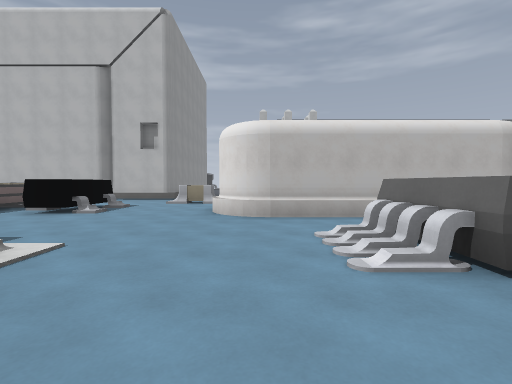
view 1 (above)

24 first-person views from a walk through a Godot game level. The camera is 1.3 m above the floor, tilts 2° down and sees 85° across. The floor is counted in squares, 1.8 m on a side. Each view is taken from the middle of a square. On the plan, view 1 faces up. The plan holds only what a view shows up to about 10 squares ahead; the rest is blank. The place goes on beyond the plan. Characters and animated objects are not drawn. Surface patterns are stand-ins for the level's own textures.

view 2
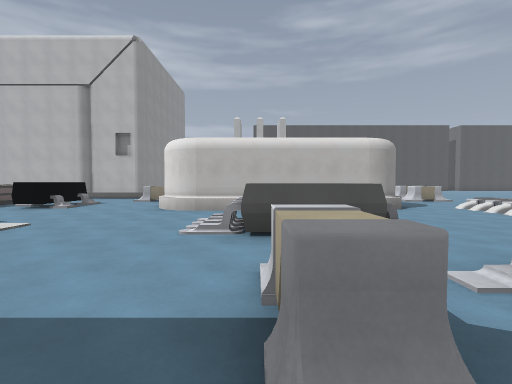

view 3
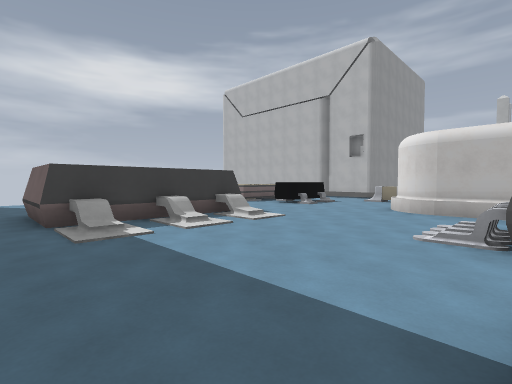

view 4
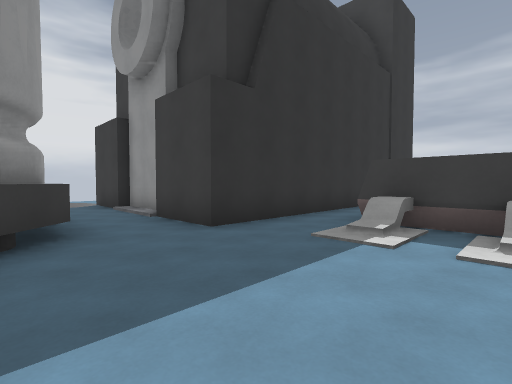

view 5
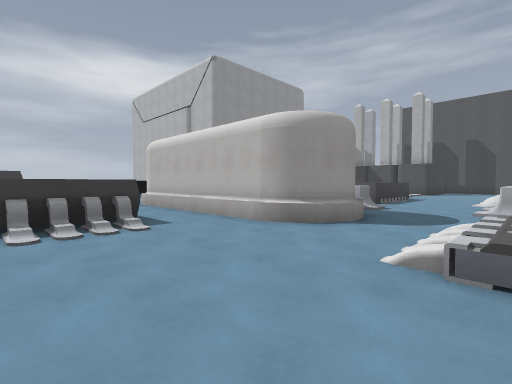

view 6
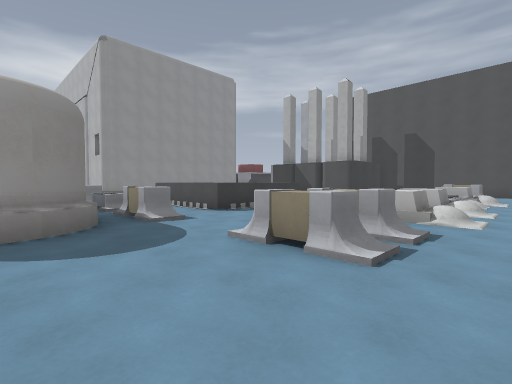

view 7
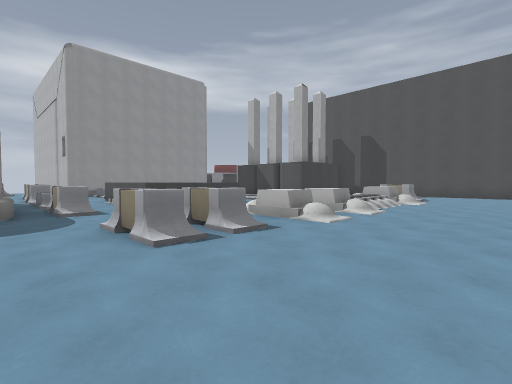

view 8
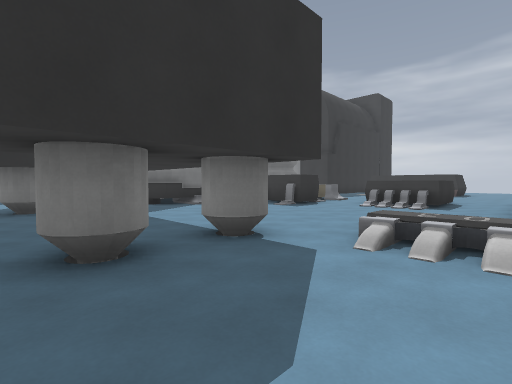

view 9
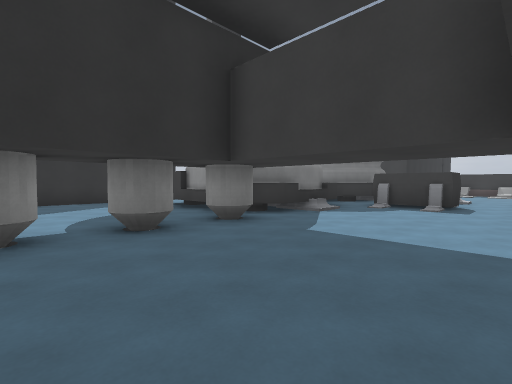

view 10
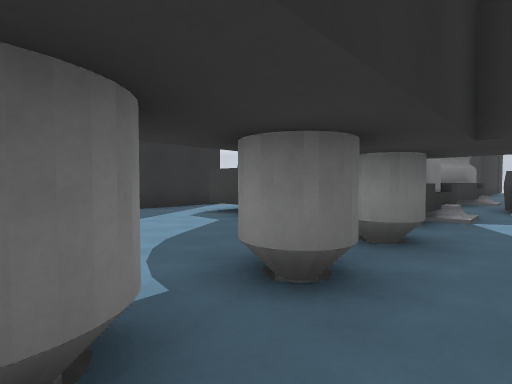

view 11
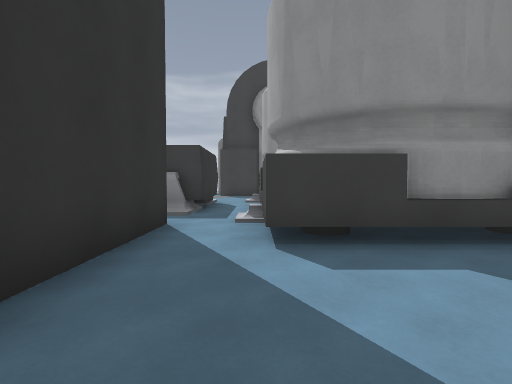

view 12
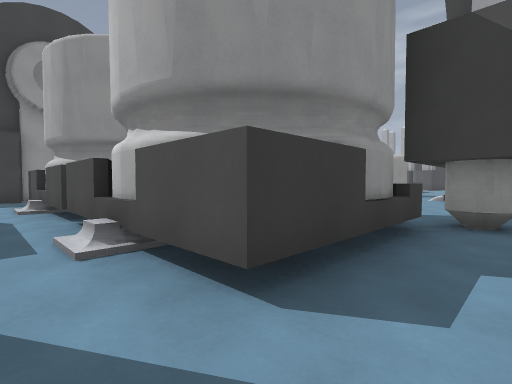

view 13
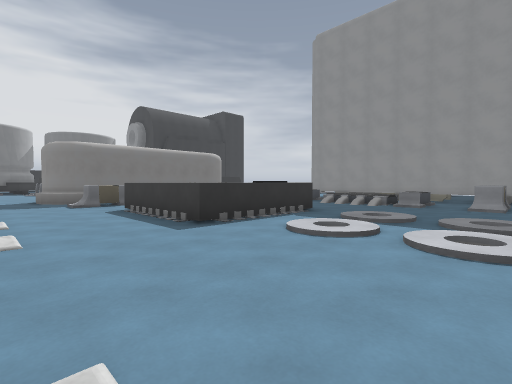

view 14
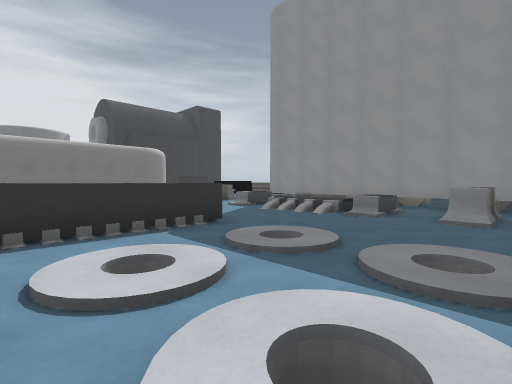

view 15
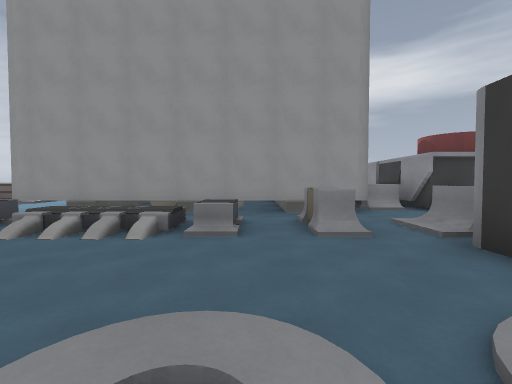

view 16
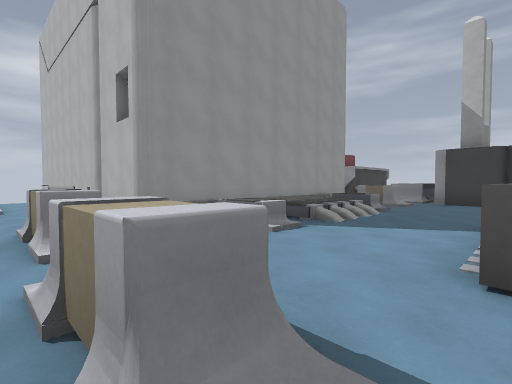

view 17
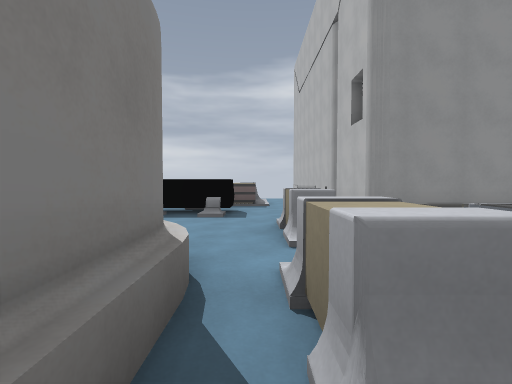

view 18
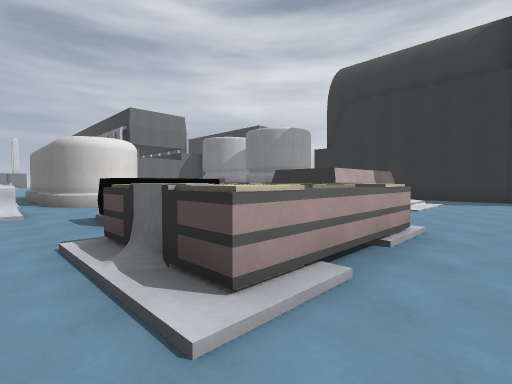

view 19
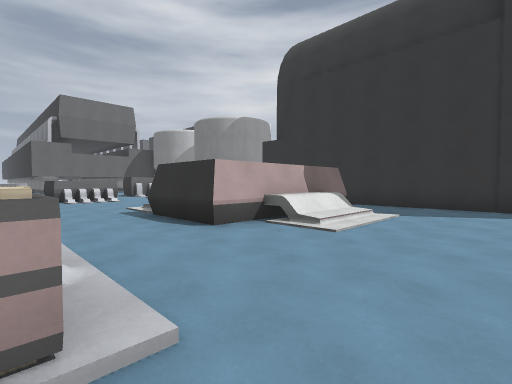

view 20
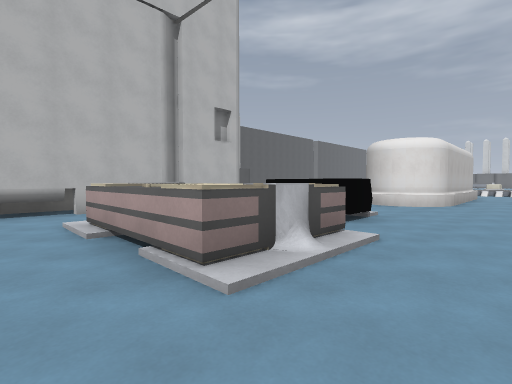

view 21
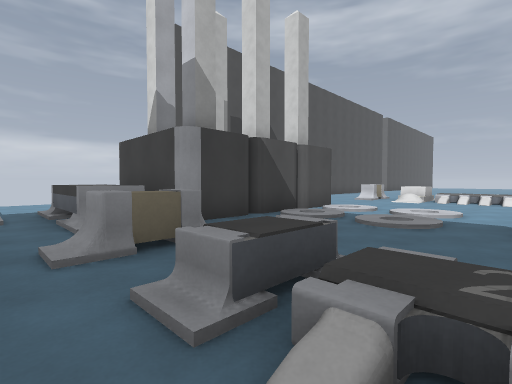

view 22
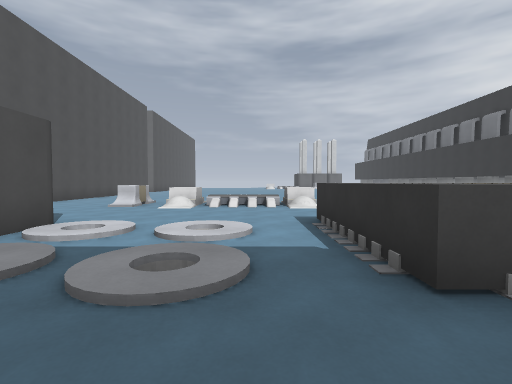

view 23
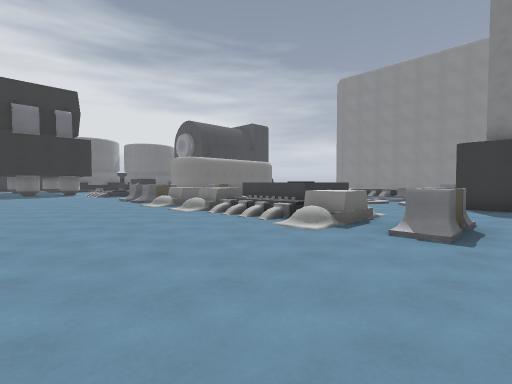

view 24
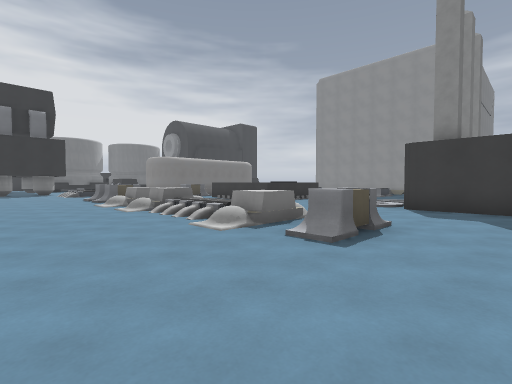

### Floor plan
Key: @ floor where view 1 was taken; # wall or solid block; x gap in a wall; . main floor; : floor 0.5 m higher than the main floor; / step, stairs or slope; = window, fence, low wall or low ledge; ^ raised ledge.
Columns run from 10 left of view 1 to 14 right of it. Each row starts with its distance up from view 1.
 22    #### ^ #    #........
 21     ..../^#    #.........
 20      ^../^######...^/....
 19       #.....////.........
 18      ^#.^^..///...^^=....
 17       #.....////..///....
 16      ^#.^^..///...///....
 15       #.//........x^=....
 14       # //..^^^^..x......
 13   ^  ^# //..^ ^^..^^=....
 12 ####### ^^..^^^^.........
 11 .....//   .........^/...
 10 ......./^//^/^/^/..^/...
  9 ./^^......///////.......
  8 ./^^.^#...#######.......
  7 ./^^.^=..########.....
  6 ./^^......#######..:....
  5 .................. :=...
  4 ............^^^.........
  3 ....###.....^ ^.....#.#.
  2 ...=# #.....^^^..........
  1 .../# #/.................
  0 .../###=..@.^//#/........
 -1 ....###.....^/ #/........
 -2 ............//...//.#.#.#
 -3 #########..####.#####....
 -4         #..#       #....
 -5         #..        #....
 -6         #..        #....
 -7         #..####.####....
 -8         #.  ............
 -9         #    ####..#####

Positions as (right, up) in squares from view 1, and headings:
1: (0, 0), facing up
2: (2, -2), facing up
3: (2, -2), facing up-left
4: (1, 1), facing down-left
5: (9, 2), facing up-left
6: (11, 7), facing up-left
7: (13, 8), facing up-left
8: (13, 6), facing down-left
9: (14, 2), facing down-left
10: (14, -1), facing down-left
11: (13, -7), facing left
12: (11, -8), facing up-left
13: (8, 19), facing down-left
14: (5, 19), facing down-left
15: (3, 17), facing left
16: (2, 9), facing up-left
17: (2, 9), facing left
18: (-10, 10), facing down-right
19: (-10, 6), facing down-right
20: (-10, 4), facing up-right
21: (-3, 15), facing up-right
22: (0, 16), facing right
23: (14, 21), facing down-left
24: (13, 22), facing down-left
